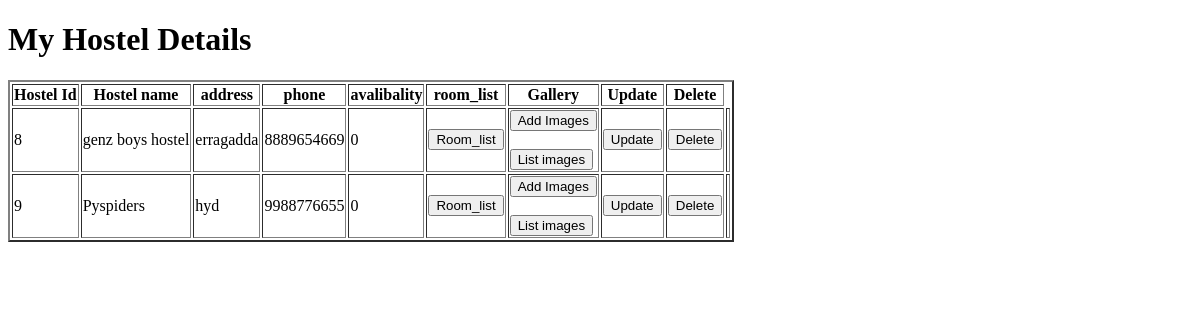
Page /Owner/myhostels/ (signed in) on the earlier database version.
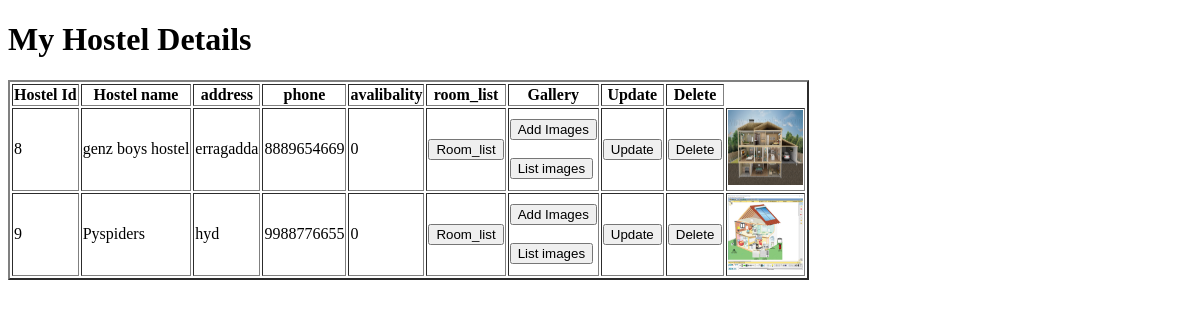
Same page on the later database version.
### Owner/models.py (models this page shows, shortened)
class hostel_details_model(models.Model):
    hostel_id=models.AutoField(primary_key=True)
    hostel_name=models.CharField(max_length=20,unique=True)
    address=models.TextField(max_length=100)
    GST=models.CharField(max_length=15,unique=True)
    license=models.CharField(max_length=20,unique=True)
    type_of_hostel=models.CharField(max_length=10,choices=[['Male','Male'],['Female','Female'],['Co_living','Co_living']])
    hostel_owner_name=models.CharField(max_length=30)
    owner_id=models.PositiveIntegerField()
    owner_phone_no=models.PositiveBigIntegerField(unique=True)
    owner_email=models.EmailField(unique=True)
    location=models.CharField(max_length=50,default='Hyderabad')
    image=models.ImageField(upload_to='hostels/')

class gallery_model(models.Model):
    gallery_id=models.AutoField(primary_key=True)
    hostel_id=models.PositiveIntegerField()
    images=models.ImageField(upload_to='hostel/')

### Owner/views.py (the view)
def my_hostel_details(request):
    res=hostel_details_model.objects.filter(owner_id=request.user.id)
    temp=gallery_model.objects.all()
    return render(request,template_name='myhostel.html',context={'hostel_details':res,'images':temp})

### Owner/Templates/myhostel.html (shortened to what this page needs)
<!DOCTYPE html>
<html lang="en">
<head>
</head>
<body>
    <h1>My Hostel Details</h1>
    {% if hostel_details %}
    <table border="2">
        <tr>
            <th>Hostel Id</th>
            <th>Hostel name</th>
            <th>address</th>
            <th>phone</th>
            <th>avalibality</th>
            <th>room_list</th>
            <th>Gallery</th>
            <th>Update</th>
            <th>Delete</th>
        </tr>
            {% for hostel in hostel_details %}
            <tr>
            <td>{{hostel.hostel_id}}</td>
            <td>{{hostel.hostel_name}}</td>
            <td>{{hostel.address}}</td>
            <td>{{hostel.owner_phone_no}}</td>
            <td>0</td>
            <td><a href="{% url 'owner:hostel_list' pk=hostel.hostel_id %}"><button>Room_list</button></a></td>
            <td>
                <a href="{% url 'owner:gallery' pk=hostel.hostel_id %}"><button>Add Images</button></a><br><br>
                <a href="{% url 'owner:gallery_images' pk=hostel.hostel_id %}"> <button>List images</button></a>
            </td>
            <td><a href="{% url 'owner:hostel_update' pk=hostel.hostel_id %}"><button>Update</button></a></td>
            <td><a href="{% url 'owner:hostel_delete' pk=hostel.hostel_id %}"><button>Delete</button></a></td>
            <td>
            {% for i in images %}
                {% if i.hostel_id == hostel.hostel_id %}
                    <img src="{{i.images.url}}" alt="" height="75" width="75">
                {% endif %}
            {% endfor %}
        </td>
        </tr>
            {% endfor %}
    </table>
    {% else %}
    <h3>Data is not found</h3>
    {% endif %}
</body>
</html>

Differences in the rows shown:
added gallery_model: images (picture), shown under hostel_details_model "genz boys hostel"
added gallery_model: images (picture), shown under hostel_details_model "Pyspiders"
